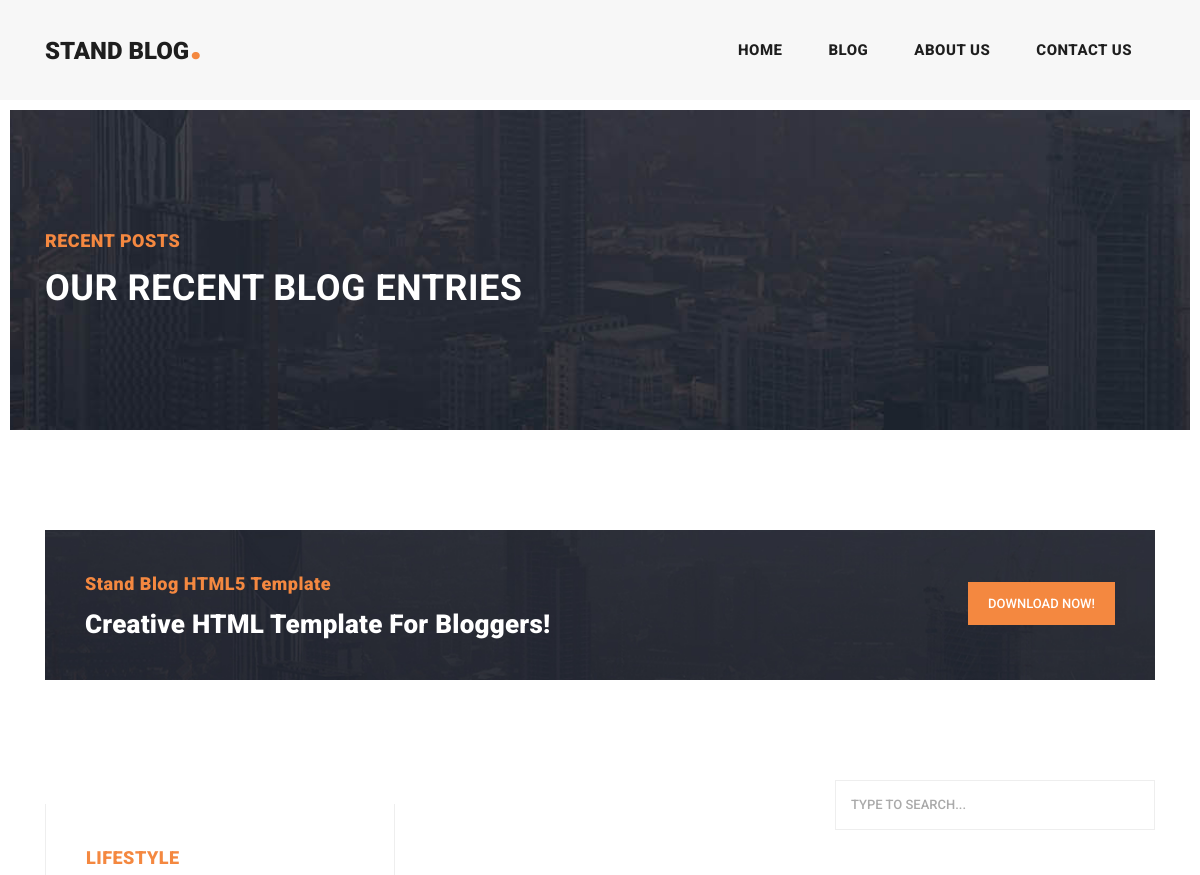
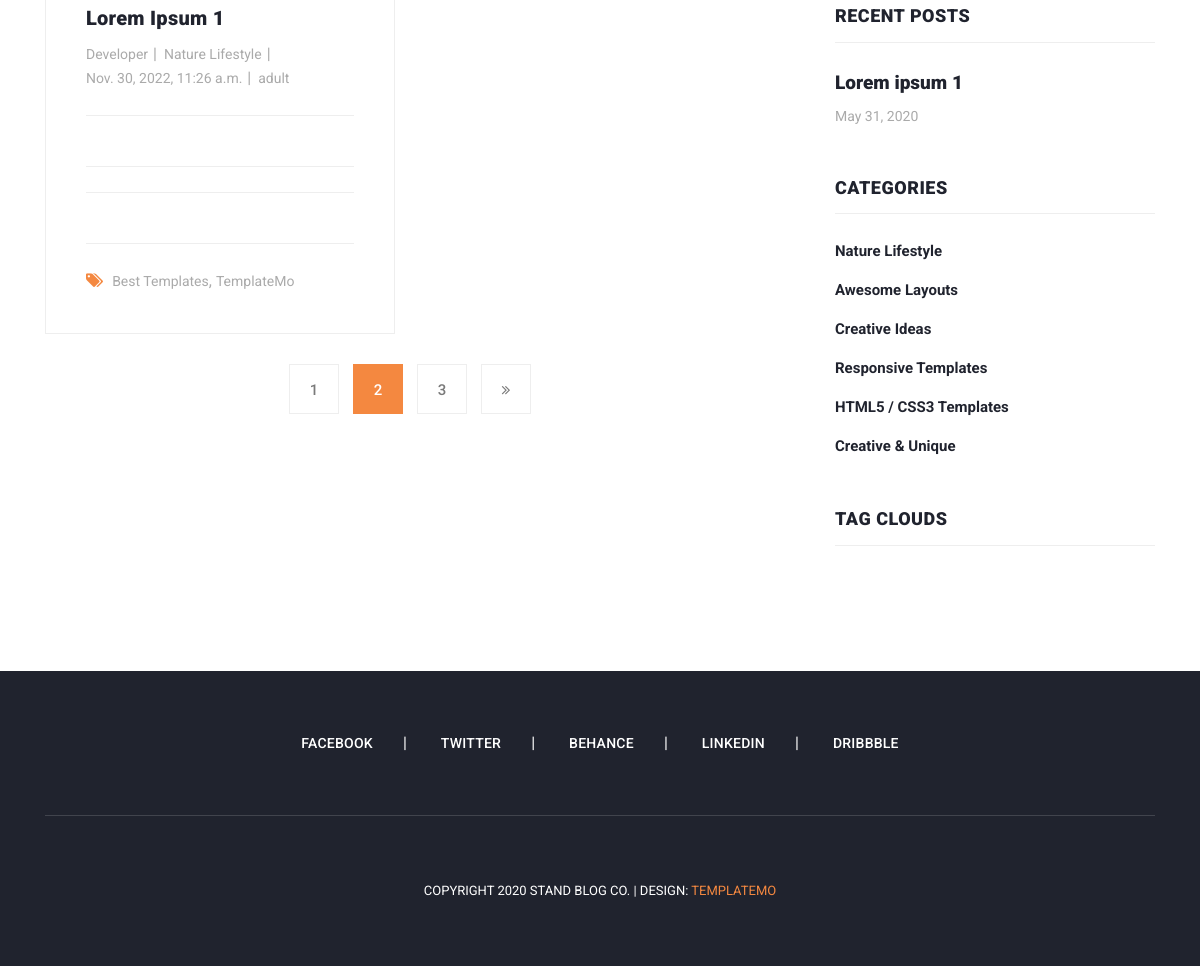
Screenshot of /blog/ with the database file from the repository (2 pictures, top to bottom).
### blog/models.py (models this page shows, shortened)
class Post(models.Model):
	Adult = 'adult'
	Teen = 'teenager'
	AGE_FIELDS = (
		(Adult, 'adult'),
		(Teen, 'teenager')
		)
	title = models.CharField(max_length=255)
	content = models.TextField()
	Active = models.BooleanField(default=False)
	created_time = models.DateTimeField(auto_now_add=True)
	updated_time = models.DateTimeField(auto_now=True)
	Age = models.CharField(max_length=255, default=Adult, choices=AGE_FIELDS)
	author = models.ForeignKey(User, on_delete=models.PROTECT, null=True)
	image = models.ImageField(upload_to='blog/', default='blog/image.jpg')
	category = models.ManyToManyField(Category)
	class Meta:
		ordering = ['-updated_time']

class Category(models.Model):
	name = models.CharField(max_length=255)

### blog/views.py (the view)
# urls.py: path('', views.blog, name='blog'),
def blog(request, **kwargs):
	categories = Category.objects.all()
	posts = Post.objects.all()
	posts = Post.objects.filter(Active=1)
	if kwargs.get('auth'):
		posts = posts.objects.filter(author=kwargs['auth'])
	if kwargs.get('cat'):
		posts = posts.filter(category=kwargs['cat'])
	context = {'posts':posts, 'categories':categories}
	return render(request, 'blog/blog.html', context)

### templates/blog/blog.html (shortened to what this page needs)
{% extends 'base.html' %}
{% load static %}
{% block body %}
    <div class="heading-page header-text">
      <section class="page-heading">
        <div class="container">
          <div class="row">
            <div class="col-lg-12">
              <div class="text-content">
                <h4>Recent Posts</h4>
                <h2>Our Recent Blog Entries</h2>
              </div>
            </div>
          </div>
        </div>
      </section>
    </div>
    <section class="call-to-action">
      <div class="container">
        <div class="row">
          <div class="col-lg-12">
            <div class="main-content">
              <div class="row">
                <div class="col-lg-8">
                  <span>Stand Blog HTML5 Template</span>
                  <h4>Creative HTML Template For Bloggers!</h4>
                </div>
                <div class="col-lg-4">
                  <div class="main-button">
                    <a href="https://templatemo.com/tm-551-stand-blog" target="_parent">Download Now!</a>
                  </div>
                </div>
              </div>
            </div>
          </div>
        </div>
      </div>
    </section>
    <section class="blog-posts grid-system">
      <div class="container">
        <div class="row">
          <div class="col-lg-8">
            <div class="all-blog-posts">
              <div class="row">
                {% for post in posts %}
                <div class="col-lg-6">
                  <div class="blog-post">
                    <div class="blog-thumb">
                    </div>
                    <div class="down-content">
                      <span>Lifestyle</span>
                      <a href="{% url 'blog:post-details' num=post.id %}"><h4>{{post.title}} </h4></a>
                      <ul class="post-info">
                        <li><a href="{% url 'blog:author' auth=post.author.username %}">{{post.author.username}}</a></li>
                        {% for cat in post.category.all %}
                        <li><a href="#">{{cat.name}}</a></li>
                        {% endfor%}
                        <li><a href="#">{{post.updated_time}}</a></li>
                        <li><a href="#">{{post.Age}}</a></li>
                      </ul>
                      <p>{{post.body|truncatewords:20}}</p>
                      <p> </p>
                      <div class="post-options">
                        <div class="row">
                          <div class="col-lg-12">
                            <ul class="post-tags">
                              <li><i class="fa fa-tags"></i></li>
                              <li><a href="#">Best Templates</a>,</li>
                              <li><a href="#">TemplateMo</a></li>
                            </ul>
                          </div>
                        </div>
                      </div>
                    </div>
                  </div>
                </div>
                {% endfor %}
                <div class="col-lg-12">
                  <ul class="page-numbers">
                    <li><a href="#">1</a></li>
                    <li class="active"><a href="#">2</a></li>
                    <li><a href="#">3</a></li>
                    <li><a href="#"><i class="fa fa-angle-double-right"></i></a></li>
                  </ul>
                </div>
              </div>
            </div>
          </div>
          <div class="col-lg-4">
            <div class="sidebar">
              <div class="row">
                {% include 'blog/blog-search.html' %}
                {% include 'blog/blog-recent-posts.html' %}
                {% include 'blog/blog-categories.html' %}
                {% include 'blog/blog-tags.html' %}
              </div>
            </div>
          </div>
        </div>
      </div>
    </section>
{% endblock %}

### templates/base.html (shortened to what this page needs)
{% load static %}
<!DOCTYPE html>
<html>
<head>
    <link href="{% static 'vendor/bootstrap/css/bootstrap.min.css' %}" rel="stylesheet">
    <link rel="stylesheet" href="{% static 'assets/css/fontawesome.css' %}">
    <link rel="stylesheet" href="{% static 'assets/css/templatemo-stand-blog.css' %}">
    <link rel="stylesheet" href="{% static 'assets/css/owl.css' %}">
</head>
<body>
    <header class="">
      <nav class="navbar navbar-expand-lg">
        <div class="container">
          <a class="navbar-brand" href="{% url 'web:index' %}"><h2>Stand Blog<em>.</em></h2></a>
          <div class="collapse navbar-collapse" id="navbarResponsive">
            <ul class="navbar-nav ml-auto">
              <li class="nav-item">
                <a class="nav-link" href="{% url 'web:index' %}">Home
                </a>
              </li>
              <li class="nav-item">
                <a class="nav-link" href="{% url 'blog:blog' %}">Blog</a>
              </li>
              <li class="nav-item">
                <a class="nav-link" href="{% url 'web:about' %}">About Us</a>
              </li>
              <li class="nav-item">
                <a class="nav-link" href="{% url 'web:contact' %}">Contact Us</a>
              </li>
            </ul>
          </div>
        </div>
      </nav>
    </header>
    {% block body %}
    {% endblock %}
    <footer>
      <div class="container">
        <div class="row">
          <div class="col-lg-12">
            <ul class="social-icons">
              <li><a href="#">Facebook</a></li>
              <li><a href="#">Twitter</a></li>
              <li><a href="#">Behance</a></li>
              <li><a href="#">Linkedin</a></li>
              <li><a href="#">Dribbble</a></li>
            </ul>
          </div>
          <div class="col-lg-12">
            <div class="copyright-text">
              <p>Copyright 2020 Stand Blog Co.
                 | Design: <a rel="nofollow" href="https://templatemo.com" target="_parent">TemplateMo</a></p>
            </div>
          </div>
        </div>
      </div>
    </footer>
  </body>
</html>

### templates/blog/blog-search.html
<div class="col-lg-12">
  <div class="sidebar-item search">
    <form id="search_form" name="gs" method="GET" action="{% url 'blog:search' %}">
      <input type="text" name="s" class="searchText" placeholder="type to search..." autocomplete="on">
    </form>
  </div>
</div>

### templates/blog/blog-recent-posts.html
{% load static %}
                <div class="col-lg-12">
                  <div class="sidebar-item recent-posts">
                    <div class="sidebar-heading">
                      <h2>Recent Posts</h2>
                    </div>
                    <div class="content">
                      <ul>
                        {% for post in posts|slice:":3" %}
                          <li><a href="{% url 'blog:post-details' num=post.id %}">
                            <h5>{{post.title}}</h5>
                            <span>May 31, 2020</span>
                          </a></li>
                        {% endfor %}
                      </ul>
                    </div>
                  </div>
                </div>

### templates/blog/blog-categories.html
{% load static %}
                <div class="col-lg-12">
                  <div class="sidebar-item categories">
                    <div class="sidebar-heading">
                      <h2>Categories</h2>
                    </div>
                    <div class="content">
                      <ul>
                        {% for category in categories %}
                        <li><a href="{% url 'blog:blog' %}">{{category.name}}</a></li>
                        {% endfor %}
                      </ul>
                    </div>
                  </div>
                </div>

### templates/blog/blog-tags.html (shortened to what this page needs)
                <div class="col-lg-12">
                  <div class="sidebar-item tags">
                    <div class="sidebar-heading">
                      <h2>Tag Clouds</h2>
                    </div>
                  </div>
                </div>

### rows the page displays
Post: title "Lorem Ipsum 1", author.username "Developer", updated_time "Nov. 30, 2022, 11:26 a.m.", Age "adult", title "Lorem ipsum 1"
Category: name "Nature Lifestyle"
Category: name "Awesome Layouts"
Category: name "Creative Ideas"
Category: name "Responsive Templates"
Category: name "HTML5 / CSS3 Templates"
Category: name "Creative & Unique"
